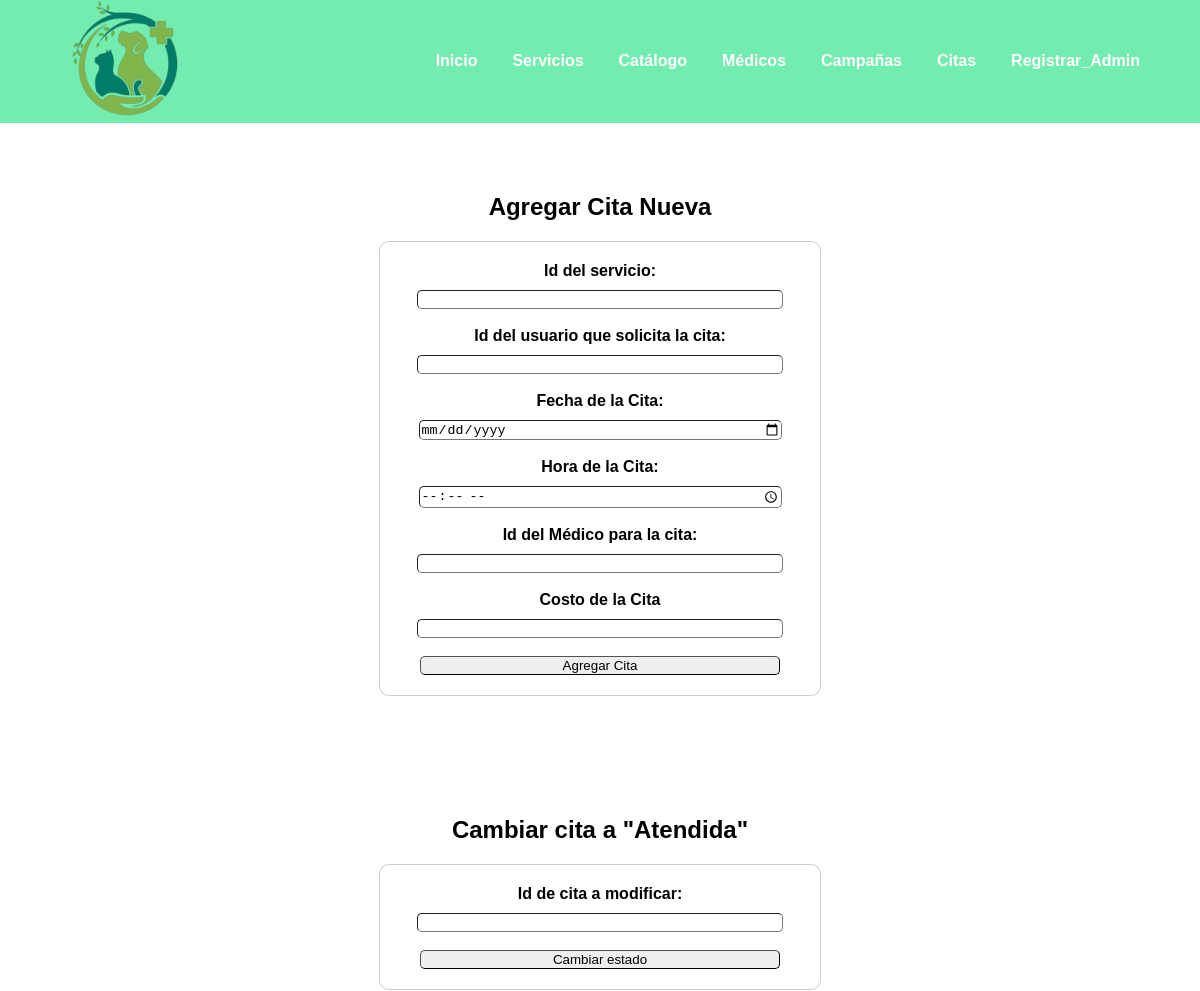
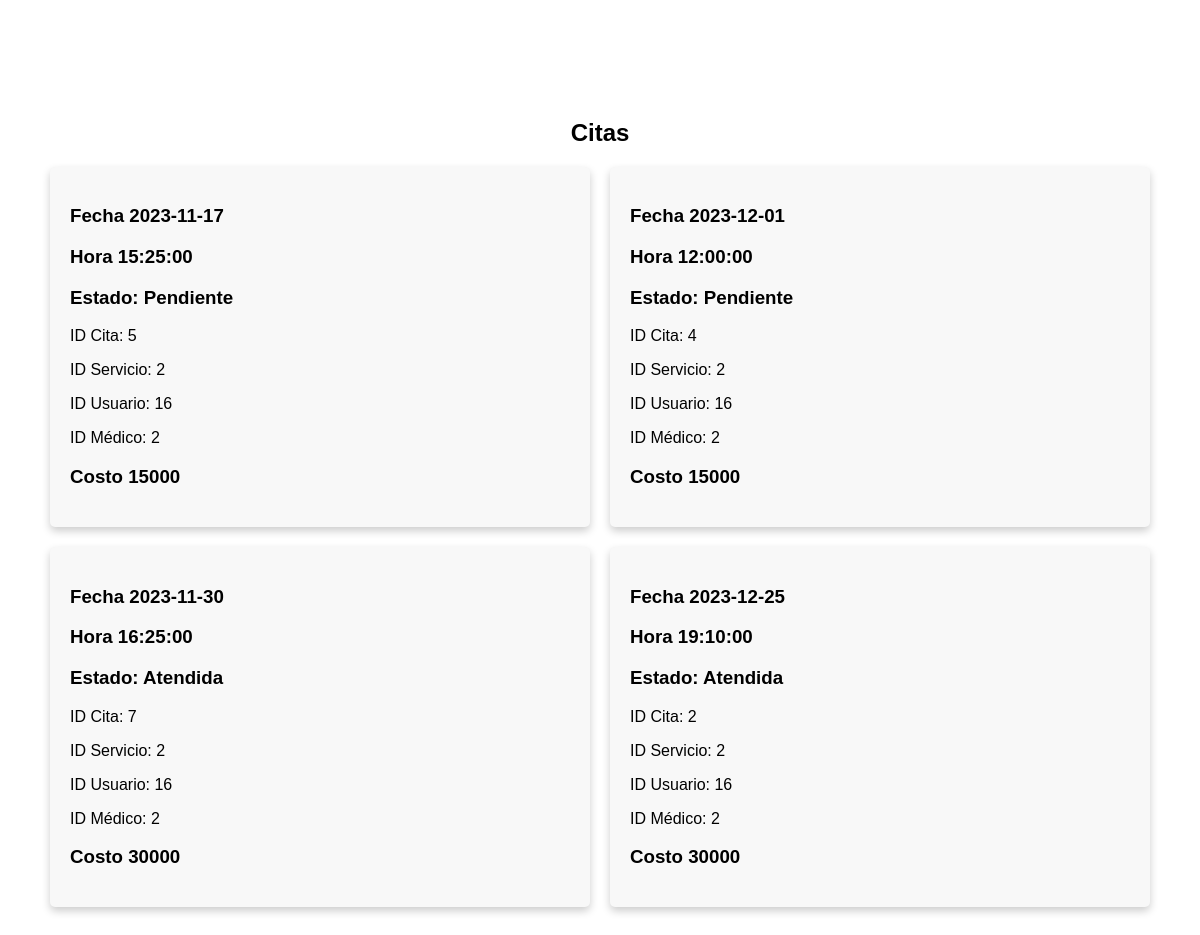
Screenshot of /citasAdmin.php with the database file from the repository (2 pictures, top to bottom).
### tables this page shows
CREATE TABLE `citas` (
  `id_cita` int(11) NOT NULL,
  `id_servicio` int(11) DEFAULT NULL,
  `id_user` int(11) DEFAULT NULL,
  `fecha` date DEFAULT NULL,
  `hora` time DEFAULT NULL,
  `id_medico` int(11) DEFAULT NULL,
  `estado` varchar(30) DEFAULT NULL,
  `costo` int(11) DEFAULT NULL
);

### menuAdmin.php (called while the page is built)
<?php
function getMenuAdmin(){
    $menu = array(array("url" => "indexAdmin.php", "name" => "Inicio"),
                array("url" => "serviciosAdmin.php", "name" => "Servicios"));
    $menu[] = array("url" => "catalogoAdmin.php", "name" => "Catálogo");
    $menu[] = array("url" => "medicosAdmin.php", "name" => "Médicos");
    $menu[] = array("url" => "campanasAdmin.php", "name" => "Campañas");
    $menu[] = array("url" => "citasAdmin.php", "name" => "Citas");
    $menu[] = array("url" => "registroAdmin.php", "name" => "Registrar_Admin");
    return $menu;
}

### citasAdmin.php (the view, shortened to what this page needs)
<?php
include("menuAdmin.php");
include("config.php");
$menu = getMenuAdmin();
$conn = new mysqli($servername, $username, $password, $database);
?>
<!DOCTYPE html>
<html lang="es">
<head>
    <link rel="stylesheet" href="css/style.css">
</head>
<body>
    <header>
        <nav>
            <div class="logo">
                <img src="images/logo.png" alt="Logo Veterinaria">
            </div>
            <ul class="menu">
                <?php foreach ($menu as $item) { ?>
                    <li><a href="<?php echo $item["url"] ?>"><?php echo $item["name"] ?></a></li>
                <?php    }   ?>
            </ul>
        </nav>
    </header>
    <section class="servicios">
        <h2>Agregar Cita Nueva</h2>
        <form method="POST" action="process_citasAdmin.php">
            <label>Id del servicio: </label>
            <input type="text" name="id_servicio"><br><br>
            <label>Id del usuario que solicita la cita: </label>
            <input type="text" name="id_user"><br><br>
            <label>Fecha de la Cita: </label>
            <input type="date" name="fecha"><br><br>
            <label>Hora de la Cita: </label>
            <input type="time" name="hora"><br><br>
            <label>Id del Médico para la cita: </label>
            <input type="text" name="id_medico"><br><br>
            <label>Costo de la Cita</label>
            <input type="text" name="costo"><br><br>
            <input type="submit" value="Agregar Cita">
        </form>
    </section>
    <section class="servicios">
        <h2>Cambiar cita a "Atendida"</h2>
        <form method="POST" action="process_citasAdminModificar.php">
            <label>Id de cita a modificar: </label>
            <input type="text" name="id_cita"><br><br>
            <input type="submit" value="Cambiar estado">
        </form>
    </section>
    <section class="servicios">
        <h2>Citas</h2>
        <div class="servicios-grid">
            <?php
            $sql = "SELECT *
            FROM citas
            ORDER BY CASE WHEN estado = 'Pendiente' THEN 0 ELSE 1 END, fecha, hora";
            $result = $conn->query($sql);
            if ($result->num_rows > 0) {
                while ($row = $result->fetch_assoc()) {
            ?>
                    <div class="servicios-item">
                        <h3>Fecha<?php echo ' '.$row["fecha"] ?></h3>
                        <h3>Hora<?php echo ' '.$row["hora"] ?></h3>
                        <h3>Estado: <?php echo ' '.$row["estado"] ?></h3>
                        <p>ID Cita: <?php echo $row["id_cita"] ?></p>
                        <p>ID Servicio: <?php echo $row["id_servicio"] ?></p>
                        <p>ID Usuario: <?php echo $row["id_user"] ?></p>
                        <p>ID Médico: <?php echo $row["id_medico"] ?></p>
                        <h3>Costo<?php echo ' '.$row["costo"] ?></h3>
                    </div>
            <?php }
            } ?>
        </div>
    </section>
</body>

### css/style.css (style rules this page uses)
body { font-family: Arial, sans-serif; margin: 0; padding: 0; }
header { background-color: #72ecaf; color: white; padding: 0.04px 0; }
nav { display: flex; justify-content: space-between; align-items: center; padding: 0 25px; }
.logo { flex: 0 0 260px; }
.logo img { width: 200px; }
.menu { list-style: none; display: flex; flex-basis: 500px; }
.menu li { margin-right: 35px; }
.menu a { text-decoration: none; color: white; font-weight: bold; transition: color 0.3s; }
.servicios { padding: 50px; text-align: center; }
.servicios h2 { font-size: 24px; margin-bottom: 20px; }
.servicios-grid { display: grid; grid-template-columns: repeat(2, 1fr); gap: 20px; text-align: left; }
.servicios-item { background-color: #F8F8F8; padding: 20px; border-radius: 5px; box-shadow: 0px 4px 8px rgba(0, 0, 0, 0.2); }
form { margin: 0 auto; padding: 20px; border: 1px solid #ccc; border-radius: 10px; width: 400px; }
label { display: block; margin-bottom: 10px; font-weight: bold; }
input { border-radius: 5px; border-width: 1px; width: 360px; }

### rows the page displays
citas: fecha "2023-11-17", hora "15:25:00", estado "Pendiente", id_cita "5", id_servicio "2", id_user "16", id_medico "2", costo "15000"
citas: fecha "2023-12-01", hora "12:00:00", estado "Pendiente", id_cita "4", id_servicio "2", id_user "16", id_medico "2", costo "15000"
citas: fecha "2023-11-30", hora "16:25:00", estado "Atendida", id_cita "7", id_servicio "2", id_user "16", id_medico "2", costo "30000"
citas: fecha "2023-12-25", hora "19:10:00", estado "Atendida", id_cita "2", id_servicio "2", id_user "16", id_medico "2", costo "30000"

### other values shown
$item["name"] "Inicio"
$item["name"] "Servicios"
$item["name"] "Catálogo"
$item["name"] "Médicos"
$item["name"] "Campañas"
$item["name"] "Citas"
$item["name"] "Registrar_Admin"
